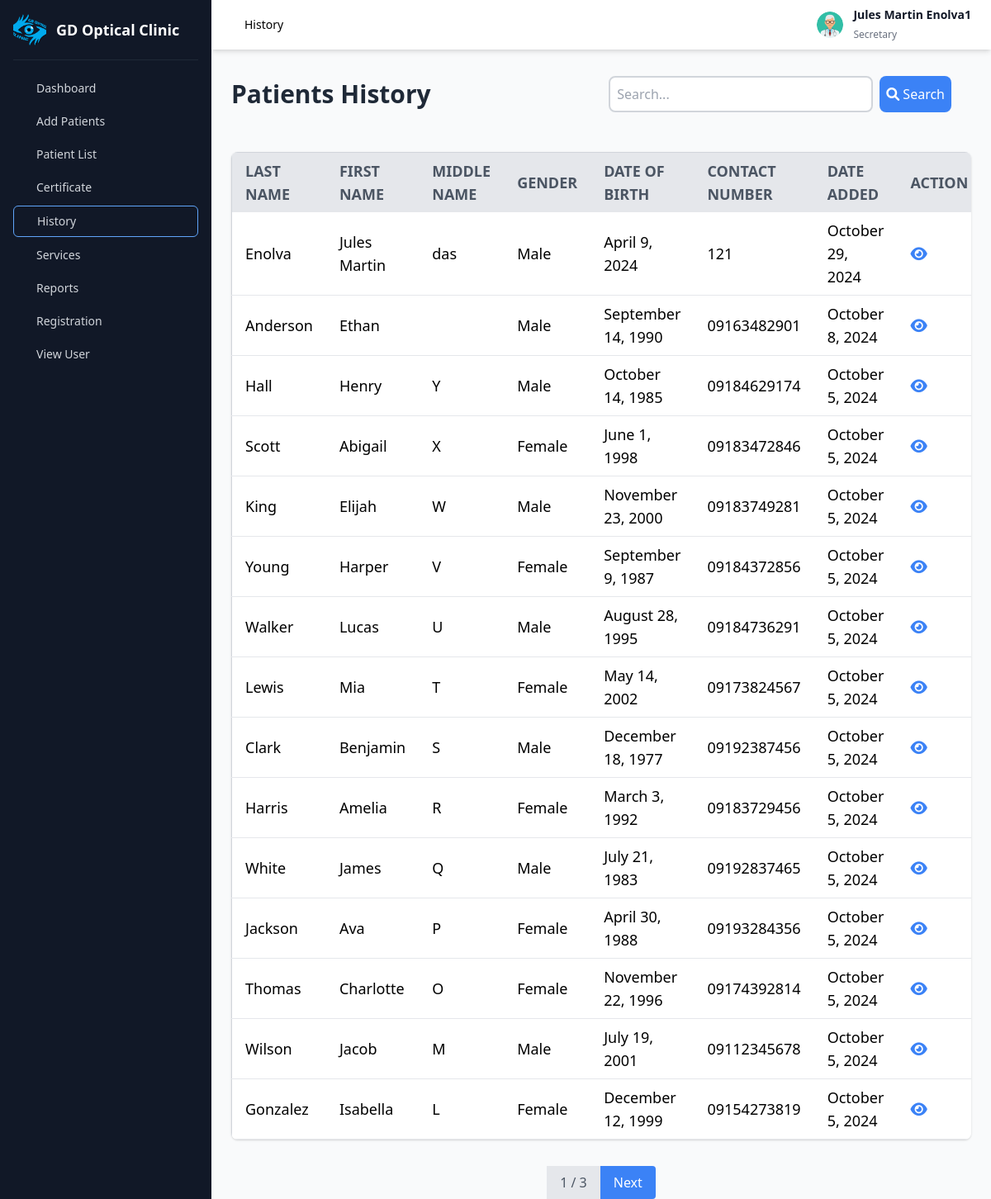
Screenshot of /pages/doctor_history.php (signed in) with the database file from the repository.
### tables this page shows
CREATE TABLE `accounts` (
  `accounts_id` int(11) NOT NULL,
  `username` varchar(50) NOT NULL,
  `password` varchar(255) NOT NULL,
  `fullname` varchar(100) NOT NULL,
  `gender` enum('male','female','other') NOT NULL,
  `birthdate` date NOT NULL,
  `address` varchar(255) NOT NULL,
  `contact_number` varchar(20) NOT NULL,
  `account_type` enum('doctor','secretary') NOT NULL DEFAULT 'secretary',
  `license_no` varchar(255) NOT NULL,
  `ptr_no` varchar(255) NOT NULL
);

CREATE TABLE `patients` (
  `patients_id` int(6) NOT NULL,
  `first_name` varchar(255) NOT NULL,
  `last_name` varchar(255) NOT NULL,
  `middle_name` varchar(255) DEFAULT NULL,
  `address` varchar(255) NOT NULL,
  `medication_history` text DEFAULT NULL,
  `date_of_birth` date NOT NULL,
  `gender` varchar(10) NOT NULL,
  `contact_no` varchar(15) NOT NULL,
  `date_added` timestamp NOT NULL DEFAULT current_timestamp() ON UPDATE current_timestamp(),
  `medical_history` text NOT NULL,
  `previous_eye_conditions` text NOT NULL,
  `additional_notes` text NOT NULL,
  `allergies` varchar(255) NOT NULL,
  `allergy_specify` varchar(255) NOT NULL,
  `eye_conditions` varchar(255) NOT NULL,
  `eye_conditions_specify` varchar(255) NOT NULL
);

### pages/doctor_history.php (the view, shortened to what this page needs)
<?php
include('db.php');
$user_fullname = '';
$user_role = '';
if (isset($_SESSION['username'])) {
    $username = $_SESSION['username'];
    $stmt = $conn->prepare("SELECT fullname, account_type FROM accounts WHERE username = ?");
    $stmt->bind_param("s", $username);
    $stmt->execute();
    $result = $stmt->get_result();
    if ($result->num_rows === 1) {
        $row = $result->fetch_assoc();
        $user_fullname = $row['fullname'];
        $user_role = $row['account_type'];
    }
} else {
    header("Location: login.php");
    exit();
}
$search = "";
$limit = 15;
$page = isset($_GET['page']) ? (int)$_GET['page'] : 1;
$offset = ($page - 1) * $limit;
$sql = "SELECT patients_id, last_name, first_name, middle_name, gender, date_of_birth, contact_no, date_added FROM patients
        WHERE last_name LIKE '%$search%'
        OR first_name LIKE '%$search%'
        OR middle_name LIKE '%$search%'
        OR contact_no LIKE '%$search%'
        OR date_added LIKE '%$search%'
        ORDER BY date_added DESC
        LIMIT ?, ?";
$stmt = $conn->prepare($sql);
$stmt->bind_param("ii", $offset, $limit);
$stmt->execute();
$result = $stmt->get_result();
$total_result_sql = "SELECT COUNT(*) FROM patients
                     WHERE last_name LIKE '%$search%'
                     OR first_name LIKE '%$search%'
                     OR middle_name LIKE '%$search%'
                     OR contact_no LIKE '%$search%'
                     OR date_added LIKE '%$search%'";
$total_result = $conn->query($total_result_sql);
$total_rows = $total_result->fetch_row()[0];
$total_pages = ceil($total_rows / $limit);
?>
<!DOCTYPE html>
<html lang="en">
<head>
    <link rel="stylesheet" href="https://cdnjs.cloudflare.com/ajax/libs/font-awesome/6.0.0-beta3/css/all.min.css">
    <link href="https://unpkg.com/tailwindcss@2.2.19/dist/tailwind.min.css" rel="stylesheet">
</head>
<body class="bg-gray-100">
    <main class="w-full md:w-[calc(100%-256px)] md:ml-64 bg-gray-50 min-h-screen transition-all main">
        <div class="py-2 px-6 bg-white flex items-center shadow-md sticky top-0 z-30">
            <ul class="flex items-center text-sm ml-4">
                <li class="mr-2">
                    <a href="#" class="text-black-400 hover:text-gray-600 font-medium">History</a>
                </li>
            </ul>
            <div class="ml-auto flex items-center">
                <div class="dropdown ml-3">
                    <button type="button" class="dropdown-toggle flex items-center">
                        <img src="../images/profile.png" alt="Profile Image" class="w-8 h-8 rounded-full block object-cover">
                    </button>
                </div>
                <div class="user-details ml-3">
                    <span class="name text-sm font-semibold text-gray-900 block"><?php echo htmlspecialchars($user_fullname); ?></span>
                    <span class="role text-xs text-gray-500"><?php echo ucfirst(htmlspecialchars($user_role)); ?></span>
                </div>
            </div>
        </div>
        <div class="flex items-center justify-between px-6 py-4">
        <h2 class="text-3xl font-semibold text-gray-800">Patients History</h2>
        <form method="GET" action="" class="px-6 py-4">
            <div class="flex">
                <input type="text" name="search" placeholder="Search..." value="<?php echo htmlspecialchars($search); ?>" class="border-2 border-gray-300 p-2 rounded-lg w-80 focus:outline-none focus:ring-2 focus:ring-blue-500">
                <button type="submit" class="bg-blue-500 text-white p-2 rounded-lg ml-2 hover:bg-blue-600 transition"><i class="fa fa-search"></i> Search</button>
            </div>
        </form>
        </div>
        <div class="table-container px-6 py-4">
            <div class="overflow-x-auto bg-white rounded-lg shadow">
                <table class="min-w-full bg-white border border-gray-300">
                    <thead>
                        <tr class="bg-gray-200 text-gray-600 text-left text-lg uppercase font-semibold">
                            <th class="py-2 px-4">Last Name</th>
                            <th class="py-2 px-4">First Name</th>
                            <th class="py-2 px-4">Middle Name</th>
                            <th class="py-2 px-4">Gender</th>
                            <th class="py-2 px-4">Date of Birth</th>
                            <th class="py-2 px-4">Contact Number</th>
                            <th class="py-2 px-4">Date Added</th>
                            <th class="py-2 px-4">Action</th>
                        </tr>
                    </thead>
                    <tbody>
                        <?php
                        if ($result->num_rows > 0) {
                            while($row = $result->fetch_assoc()) {
                                $dob = new DateTime($row['date_of_birth']);
                                $formatted_dob = $dob->format('F j, Y');
                                $date_added = new DateTime($row['date_added']);
                                $formatted_date_added = $date_added->format('F j, Y');
                                echo "<tr class='border-b border-gray-200 hover:bg-gray-100 text-lg'>
                                        <td class='py-2 px-4'>{$row['last_name']}</td>
                                        <td class='py-2 px-4'>{$row['first_name']}</td>
                                        <td class='py-2 px-4'>{$row['middle_name']}</td>
                                        <td class='py-2 px-4'>{$row['gender']}</td>
                                        <td class='py-2 px-4'>{$formatted_dob}</td>
                                        <td class='py-2 px-4'>{$row['contact_no']}</td>
                                        <td class='py-2 px-4'>{$formatted_date_added}</td>
                                        <td class='py-2 px-4'>
                                            <a href='doctor_history_result.php?id={$row['patients_id']}' class='action-btn view text-blue-500 hover:text-blue-700'><i class='fa fa-eye'></i></a>
                                        </td>
                                      </tr>";
                            }
                        } else {
                            echo "<tr><td colspan='8' class='py-2 px-4 text-center text-gray-500'>No records found</td></tr>";
                        }
                        ?>
                    </tbody>
                </table>
            </div>
        </div>
   <div class="flex justify-center mt-4">
            <span class="px-4 py-2 bg-gray-200 text-gray-600"><?php echo $page; ?> / <?php echo $total_pages; ?></span>
            <?php if ($page < $total_pages): ?>
                <a href="?page=<?php echo $page + 1; ?>&search=<?php echo htmlspecialchars($search); ?>" class="px-4 py-2 bg-blue-500 text-white rounded-r hover:bg-blue-600">Next</a>
            <?php endif; ?>
        </div>
    </main>
    <?php include('doctor_homepage.php'); ?>
</body>
</html>

### rows the page displays
accounts: fullname "Jules Martin Enolva1", account_type "Secretary"
patients: last_name "Enolva", first_name "Jules Martin", middle_name "das", gender "Male", date_of_birth "April 9, 2024", contact_no "121", date_added "October 29, 2024"
patients: last_name "Anderson", first_name "Ethan", gender "Male", date_of_birth "September 14, 1990", contact_no "09163482901", date_added "October 8, 2024"
patients: last_name "Hall", first_name "Henry", middle_name "Y", gender "Male", date_of_birth "October 14, 1985", contact_no "09184629174", date_added "October 5, 2024"
patients: last_name "Scott", first_name "Abigail", middle_name "X", gender "Female", date_of_birth "June 1, 1998", contact_no "09183472846", date_added "October 5, 2024"
patients: last_name "King", first_name "Elijah", middle_name "W", gender "Male", date_of_birth "November 23, 2000", contact_no "09183749281", date_added "October 5, 2024"
patients: last_name "Young", first_name "Harper", middle_name "V", gender "Female", date_of_birth "September 9, 1987", contact_no "09184372856", date_added "October 5, 2024"
patients: last_name "Walker", first_name "Lucas", middle_name "U", gender "Male", date_of_birth "August 28, 1995", contact_no "09184736291", date_added "October 5, 2024"
patients: last_name "Lewis", first_name "Mia", middle_name "T", gender "Female", date_of_birth "May 14, 2002", contact_no "09173824567", date_added "October 5, 2024"
patients: last_name "Clark", first_name "Benjamin", middle_name "S", gender "Male", date_of_birth "December 18, 1977", contact_no "09192387456", date_added "October 5, 2024"
patients: last_name "Harris", first_name "Amelia", middle_name "R", gender "Female", date_of_birth "March 3, 1992", contact_no "09183729456", date_added "October 5, 2024"
patients: last_name "White", first_name "James", middle_name "Q", gender "Male", date_of_birth "July 21, 1983", contact_no "09192837465", date_added "October 5, 2024"
patients: last_name "Jackson", first_name "Ava", middle_name "P", gender "Female", date_of_birth "April 30, 1988", contact_no "09193284356", date_added "October 5, 2024"
patients: last_name "Thomas", first_name "Charlotte", middle_name "O", gender "Female", date_of_birth "November 22, 1996", contact_no "09174392814", date_added "October 5, 2024"
patients: last_name "Wilson", first_name "Jacob", middle_name "M", gender "Male", date_of_birth "July 19, 2001", contact_no "09112345678", date_added "October 5, 2024"
patients: last_name "Gonzalez", first_name "Isabella", middle_name "L", gender "Female", date_of_birth "December 12, 1999", contact_no "09154273819", date_added "October 5, 2024"

### other values shown
$page "1"
$total_pages "3"
